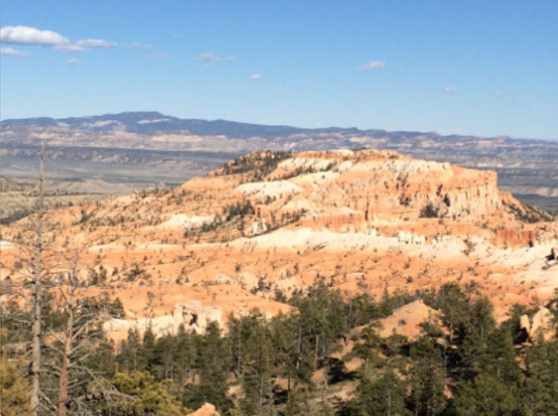
#> input picture assignment_7/assgImg_1.png, 558 x 416 px
$ jupyter execute assignment_7.ipynb
#> lines starting #> are read from the running program, lines starting #| are printed output that depends on the picture
[cell 1]
import cv2
import numpy as np
from matplotlib import pyplot as plt

[cell 2]
def read_img(path):
    img_matrix = cv2.imread(path)
    #display_img(img_matrix)
    return img_matrix

[cell 3]
def display_img(disp_img):
    cv2.imshow('img_display',disp_img)
    cv2.waitKey(0)

[cell 4]
def img_cvt2gray(img):
    gray_img = cv2.cvtColor(img,cv2.COLOR_BGR2GRAY)
    return gray_img

[cell 5]
def plot_img(img):
    plt.imshow(img)
    plt.show()

[cell 6]
def save_img(path,img):
    img_saved = cv2.imwrite(path, img)
    return img_saved

[cell 7]
def keypoint_detect_describe(grey_img):
    # initiate SIFT detector
    sift = cv2.SIFT_create()
    # returns keypoint and feature descriptor
    kpts, feat_des = sift.detectAndCompute(grey_img,None)
    # keypoint np array
    keyPts = np.float32([kp.pt for kp in kpts])
    return (keyPts,feat_des)

[cell 8]
def match_feature(keyPts_right,keyPts_left,query_des,train_des,thresh=4.0):
    match_method = cv2.DescriptorMatcher_create("BruteForce")  #Initiate match object
    matches = match_method.knnMatch(query_des,train_des, 2) # strogest 2 matches for each query

    # Apply ratio test
    strongMatch = []
    for match in matches:
        if len(match) == 2 and match[0].distance < 0.75*match[1].distance: #ensure match_1 is strongest, lesser the distance stronger the match
            strongMatch.append((match[0].trainIdx, match[0].queryIdx))

    #minimum 4 matches required to create homography
    if len(strongMatch)>4:

        pts_imgRight = np.float32([keyPts_right[i] for (_, i) in strongMatch])
        pts_imgLeft = np.float32([keyPts_left[i] for (i, _) in strongMatch])

    # Find homography Matrix
    (homography_matrix,status) = cv2.findHomography(pts_imgRight, pts_imgLeft, cv2.RANSAC,thresh)
    return (strongMatch,homography_matrix,status)

[cell 9]
def visualize_matches(img_right,img_left,keyPts_right,keyPts_left,matches,status):
        h1,w1 = img_right.shape[:2]
        h2,w2 = img_left.shape[:2]
        stacked_img = np.zeros((max(h1,h2),w1+w2,3),dtype="uint8")
        print(stacked_img.shape)
        print("img_1: ",img_right.shape)
        stacked_img[:h1,:w1] = img_right
        stacked_img[:h2,w1:] = img_left
        for ((trainIdx,queryIdx),stat) in zip(matches,status):
            if stat == 1:
                pt1= (int(keyPts_right[queryIdx][0]),int(keyPts_right[queryIdx][1]))
                pt2= (int(keyPts_left[trainIdx][0])+w1,int(keyPts_left[trainIdx][1]))
                cv2.line(stacked_img,pt1,pt2,(0,0,255),1)
        return stacked_img

[cell 10]
ip_img1 = read_img('assignment_7/assgImg_1.png') #left image
#> in read_img, img_matrix is the input picture: shape (416, 558, 3); mean B, G, R 146.2, 155.1, 161.7
ip_img2 = read_img('assignment_7/assgImg_2.png') #right image or image to be stitched
#> call 2 of read_img, with path = 'assignment_7/assgImg_2.png'
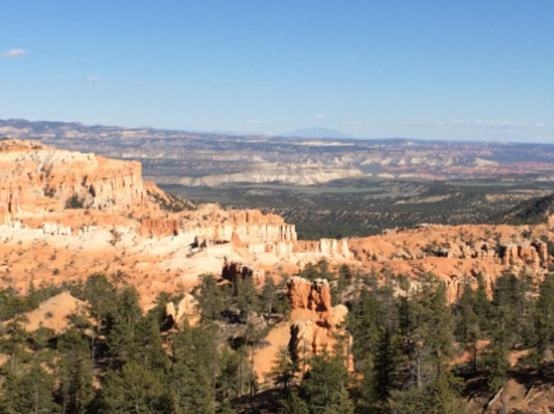
#> input picture assignment_7/assgImg_2.png, 554 x 414 px
#> in read_img, img_matrix is the input picture: shape (414, 554, 3); mean B, G, R 137, 141.7, 143.8

[cell 11]
wc= 500
hr = 500
rs_img1 = cv2.resize(ip_img1, (wc,hr), interpolation = cv2.INTER_AREA)
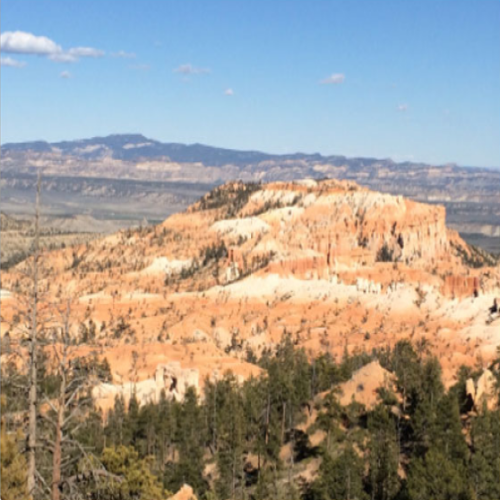
#> rs_img1: shape (500, 500, 3); mean B, G, R 146.2, 155, 161.6
rs_img2 = cv2.resize(ip_img2, (wc,hr), interpolation = cv2.INTER_AREA)
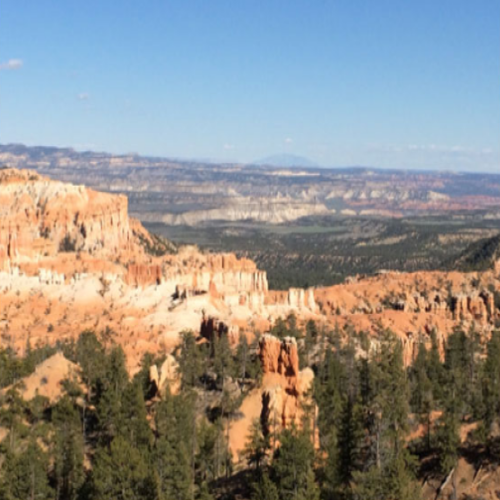
#> rs_img2: shape (500, 500, 3); mean B, G, R 136.9, 141.6, 143.7
display_img(rs_img2)

[cell 12]
grey_img1 = img_cvt2gray(rs_img1)
#> in img_cvt2gray, `gray_img = cv2.cvtColor(img,cv2.COLOR_BGR2GRAY)`:
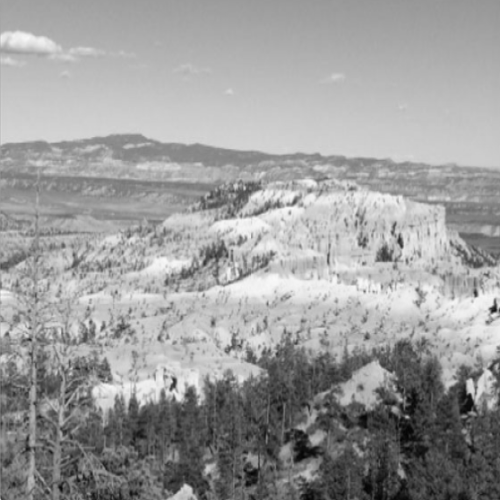
#> gray_img: shape (500, 500); min 3, max 249, mean 156
grey_img2 = img_cvt2gray(rs_img2)
#> in img_cvt2gray (call 2), `gray_img = cv2.cvtColor(img,cv2.COLOR_BGR2GRAY)`:
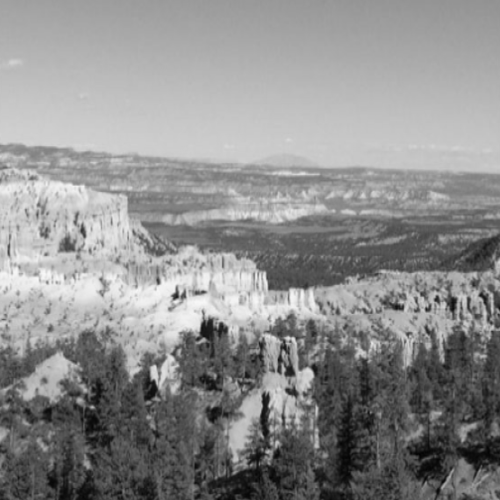
#> gray_img: shape (500, 500); min 2, max 248, mean 141.7

[cell 13]
(img1_kp,img1_des) = keypoint_detect_describe(grey_img1)
#> in keypoint_detect_describe, `kpts, feat_des = sift.detectAndCompute(grey_img,None)`: kpts = 3300 keypoints; strongest (x, y, size): (493, 309, 4.7), (400, 241, 4.6), (174, 380, 3.5), (407, 417, 2.7)
#> in keypoint_detect_describe, `keyPts = np.float32([kp.pt for kp in kpts])`: keyPts = 3300 pairs, first value 2.3 to 496.9, second value 32.99 to 497.1
#> img1_kp has the same summary as keyPts in keypoint_detect_describe
(img2_kp,img2_des) = keypoint_detect_describe(grey_img2)
#> in keypoint_detect_describe (call 2), `kpts, feat_des = sift.detectAndCompute(grey_img,None)`: kpts = 2981 keypoints; strongest (x, y, size): (175, 296, 4.4), (266, 399, 6.4), (437, 299, 3.8), (209, 328, 12.9)
#> img2_kp = 2981 pairs, first value 2.68 to 497.1, second value 142.1 to 496.4
print(img2_des)
#> (printed output is left out)

[cell 14]
# For feature map right img/img to be stitched should be the first parameter
feat_match = match_feature(img2_kp,img1_kp,img2_des,img1_des)
#> in match_feature, `matches = match_method.knnMatch(query_des,train_des, 2)`: matches = 2981 matches
#> after the loop in match_feature, `for match in matches:`: strongMatch = 639 pairs, first value 83 to 3294, second value 12 to 2778
#> in match_feature, `pts_imgRight = np.float32([keyPts_right[i] for (_, i) in strongMatch])`: pts_imgRight = 639 pairs, first value 4.47 to 462.6, second value 142.2 to 490.5
#> in match_feature, `pts_imgLeft = np.float32([keyPts_left[i] for (i, _) in strongMatch])`: pts_imgLeft = 639 pairs, first value 15.22 to 496.3, second value 154.3 to 494.7
#> in match_feature, `(homography_matrix,status) = cv2.findHomography(pts_imgRight, pts_imgL..`: homography_matrix = [[0.837, -0.0108, 323], [-0.0617, 0.969, 16.35], [-0.000316, 3.15e-06, 1]]; status = 639 values, max 1 at index 0, min 0 at index 414, mean 0.992
if feat_match is None:
    print("No feature match found")
    exit()
(best_match,homography_transformMatrix,match_status) = feat_match
#> best_match has the same summary as strongMatch in match_feature; homography_transformMatrix has the same summary as homography_matrix in match_feature; match_status has the same summary as status in match_feature
print(homography_transformMatrix)
#| [[ 8.36627478e-01 -1.08449747e-02  3.23045906e+02]
#|  [-6.17305690e-02  9.69205883e-01  1.63527080e+01]
#|  [-3.15696453e-04  3.14757941e-06  1.00000000e+00]]

[cell 15]
# Stitch image using Homography transform matrix
stitched_image = cv2.warpPerspective(rs_img2,homography_transformMatrix,(rs_img2.shape[1]+rs_img1.shape[1], max(rs_img2.shape[0],rs_img2.shape[0])))
stitched_image[0:rs_img1.shape[0],0:rs_img1.shape[1]] = rs_img1
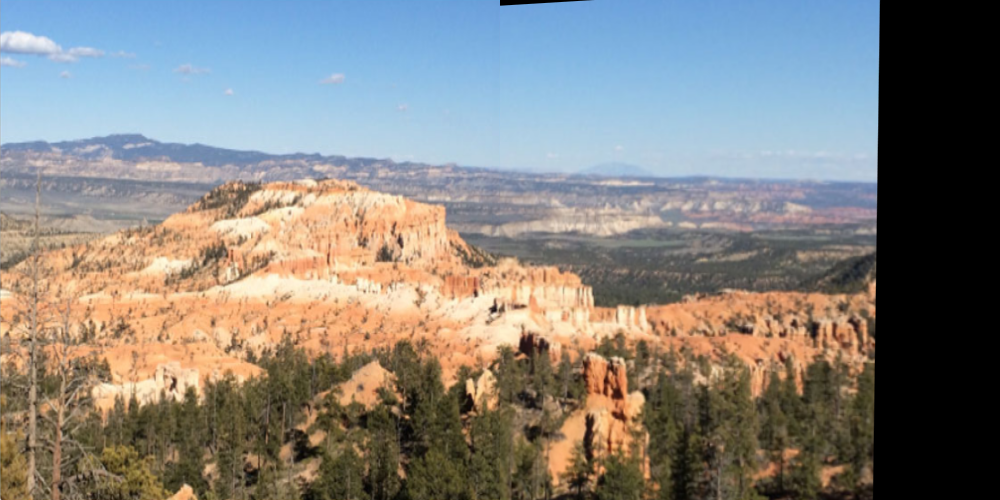
#> stitched_image: shape (500, 1000, 3); mean B, G, R 125.6, 130.1, 132.8
#save stitched image
save_img('assignment_7/stitched_image.jpg',stitched_image)
plt.imshow(cv2.cvtColor(stitched_image ,cv2.COLOR_BGR2RGB))

[cell 16]
#key point visualization
key_pts_img = visualize_matches(rs_img2,rs_img1,img2_kp,img1_kp,best_match,match_status)
#| (500, 1000, 3)
#| img_1:  (500, 500, 3)
#> in visualize_matches, `stacked_img[:h1,:w1] = img_right`:
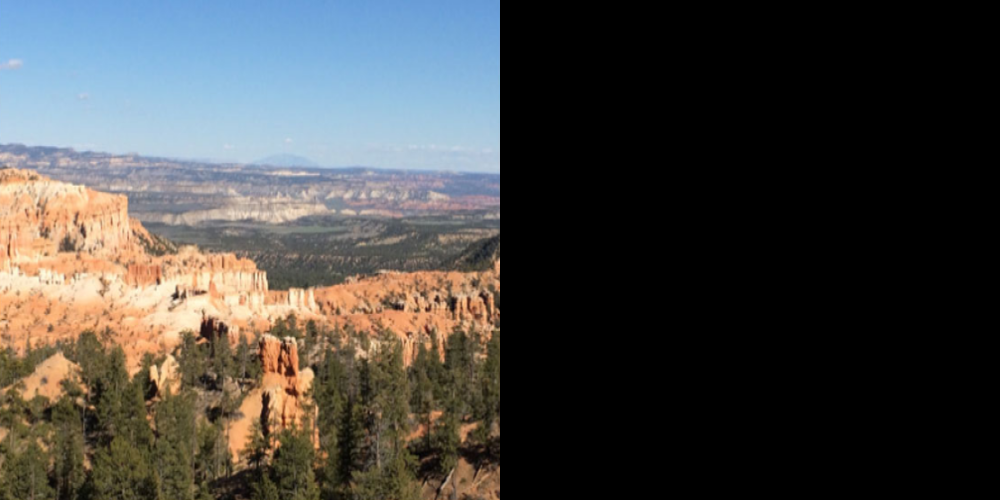
#> stacked_img: shape (500, 1000, 3); mean B, G, R 68.5, 70.8, 71.8
#> in visualize_matches, `stacked_img[:h2,w1:] = img_left`:
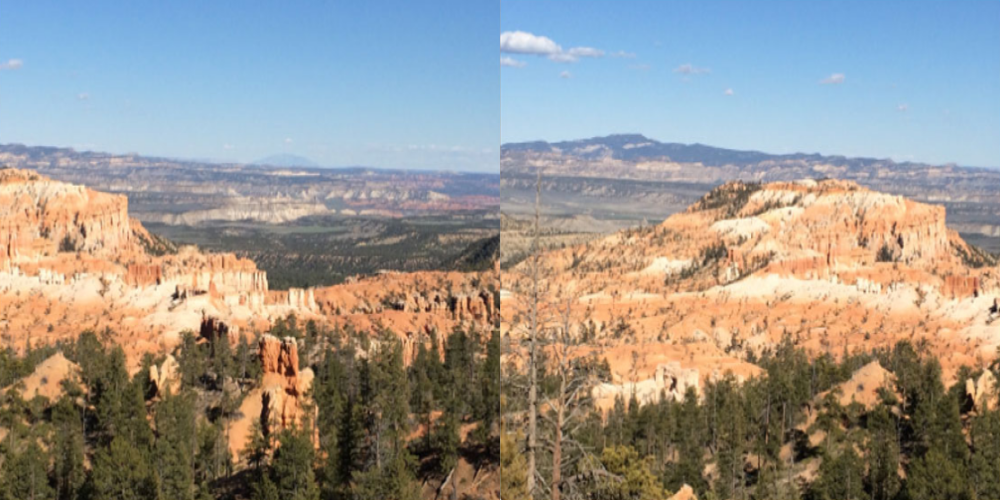
#> stacked_img: shape (500, 1000, 3); mean B, G, R 141.5, 148.3, 152.6
#> the loop in visualize_matches, `for ((trainIdx,queryIdx),stat) in zip(matches,status):` made 639 passes
#> (trainIdx, queryIdx, pt1, pt2) on passes 1 to 12: (2298, 12, (4, 359), (822, 364)), (2292, 17, (5, 484), (822, 485)), (2313, 19, (5, 167), (826, 178)), (2303, 20, (5, 384), (823, 389)), (2306, 22, (5, 314), (824, 321)), (2317, 24, (5, 179), (826, 189)), (2308, 26, (6, 355), (824, 361)), (2315, 31, (7, 261), (826, 269)), (2312, 33, (7, 436), (825, 439)), (2311, 34, (7, 430), (825, 433)), (2328, 35, (8, 164), (828, 175)), (2318, 36, (8, 391), (826, 396))
#> (pt1, pt2) on passes 61 to 66: ((22, 326), (840, 333)), ((23, 177), (843, 188)), ((23, 479), (839, 482)), ((23, 276), (842, 284)), ((23, 276), (842, 284)), ((24, 441), (841, 445))
#> after the loop in visualize_matches, `for ((trainIdx,queryIdx),stat) in zip(matches,status):`:
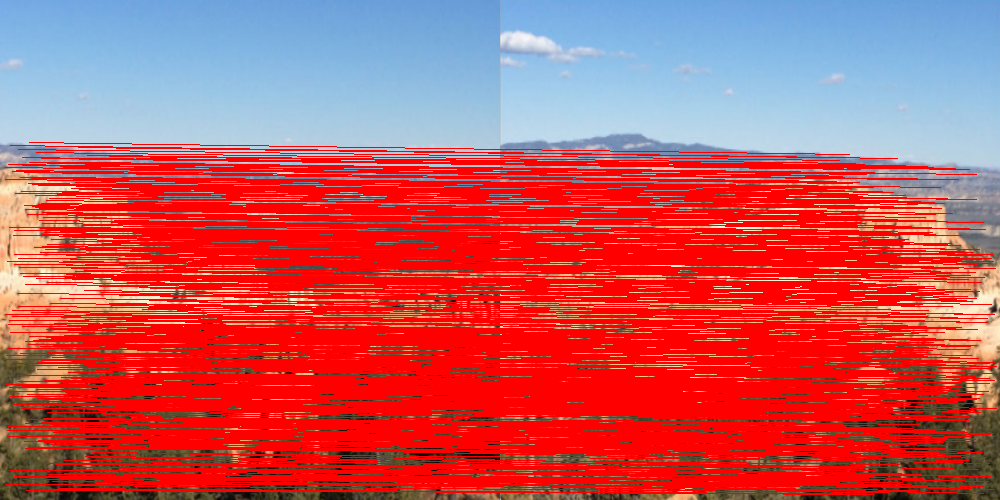
#> stacked_img: shape (500, 1000, 3); mean B, G, R 92.7, 87.2, 199.8
save_img('assignment_7/KeyPoints_image.jpg',key_pts_img)
display_img(key_pts_img)

[cell 17]
cv2.imshow('stackedImage', np.hstack((rs_img1,rs_img2)))
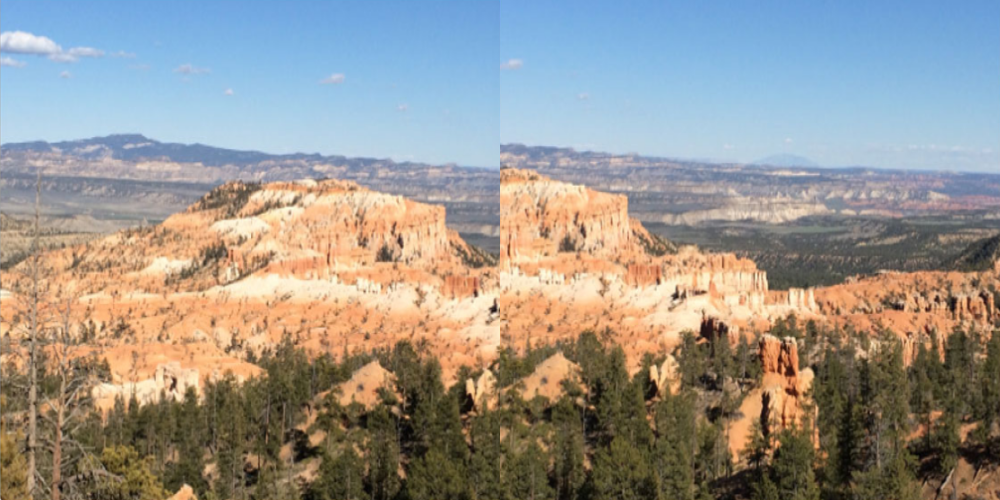
#> window 'stackedImage': shape (500, 1000, 3); mean B, G, R 141.5, 148.3, 152.6
cv2.waitKey(0)
#> Out = 27
